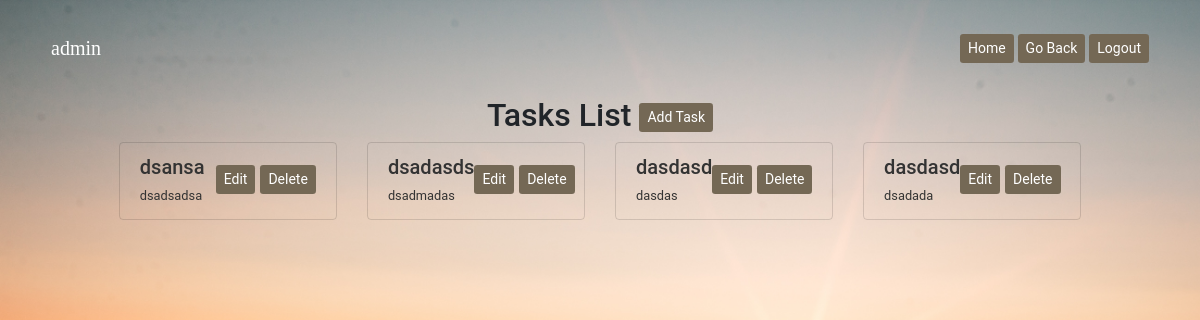
Page /travels/tasks/3/ (signed in) on the committed database.
### TravelWebApp/models.py (models this page shows, shortened)
class Task(models.Model):
    title = models.CharField(max_length=200)
    description = models.CharField(max_length=1000, null=True, blank=True, default="")
    completed = models.BooleanField(default=False)
    travel = models.ForeignKey(Travel, on_delete=models.CASCADE, default=False, null=False, blank=False)

### TravelWebApp/views.py (the view)
# urls.py: path('tasks/<int:id>/', task_list, name='task_list'),
def task_list(request, id):
    travel = get_object_or_404(Travel, pk=id)
    tasks = Task.objects.filter(travel=travel)
    return render(request, 'task_list.html', {'tasks': tasks, 'travel': travel})

### templates/task_list.html (shortened to what this page needs)
{% load static %}
<!DOCTYPE html>
<html>
<head>
    <link rel="stylesheet" href="https://maxcdn.bootstrapcdn.com/bootstrap/4.5.2/css/bootstrap.min.css">
</head>
<body>
    <nav class="navbar navbar-expand-lg">
        <div class="container-fluid">
            {% if user.is_authenticated %}
                <a class="navbar-brand" href="#">{{ user.username }}</a>
            {% endif %}
            <div class="collapse navbar-collapse justify-content-end" id="navbarNav">
                <ul class="navbar-nav">
                    <li class="nav-item">
                        {% if user.is_authenticated %}
                            <a href="{% url 'home_page' %}" class="btn btn-custom btn-sm">Home</a>
                            <a href="{% url 'show_details' travel.id %}" class="btn btn-custom btn-sm">Go Back</a>
                            <a href="{% url 'logout' %}" class="btn btn-custom btn-sm">Logout</a>
                        {% else %}
                            <a href="{% url 'home_page' %}" class="btn btn-custom btn-sm">Home</a>
                            <a href="{% url 'login' %}" class="btn btn-custom btn-sm">Login</a>
                        {% endif %}
                    </li>
                </ul>
            </div>
        </div>
    </nav>
    <div class="tasks-container">
        <h2>Tasks List <a href="{% url 'add_task' travel.id %}" class="btn btn-custom btn-sm">Add Task</a></h2>
        <div class="row">
            {% for task in tasks %}
                <div class="col-md-3">
                    <div class="list-group-item rounded" id="task-{{ task.id }}">
                        <div class="d-flex justify-content-between align-items-start">
                            <div>
                                <h5 class="mb-1">{{ task.title }}</h5>
                                <small>{{ task.description }}</small>
                            </div>
                            <div class="task-actions">
                                <a href="{% url 'edit_task' task.id %}" class="btn btn-custom btn-sm">Edit</a>
                                <a href="{% url 'delete_task' task.id %}" class="btn btn-custom btn-sm">Delete</a>
                            </div>
                        </div>
                    </div>
                </div>
                {% if forloop.counter|divisibleby:4 %}
                    </div><div class="row">
                {% endif %}
            {% endfor %}
        </div>
    </div>
</body>
</html>

### rows in the picture
Task: title "dsansa", description "dsadsadsa"
Task: title "dsadasds", description "dsadmadas"
Task: title "dasdasd", description "dasdas"
Task: title "dasdasd", description "dsadada"

### other values in the picture
{{ user.username }} "admin"
